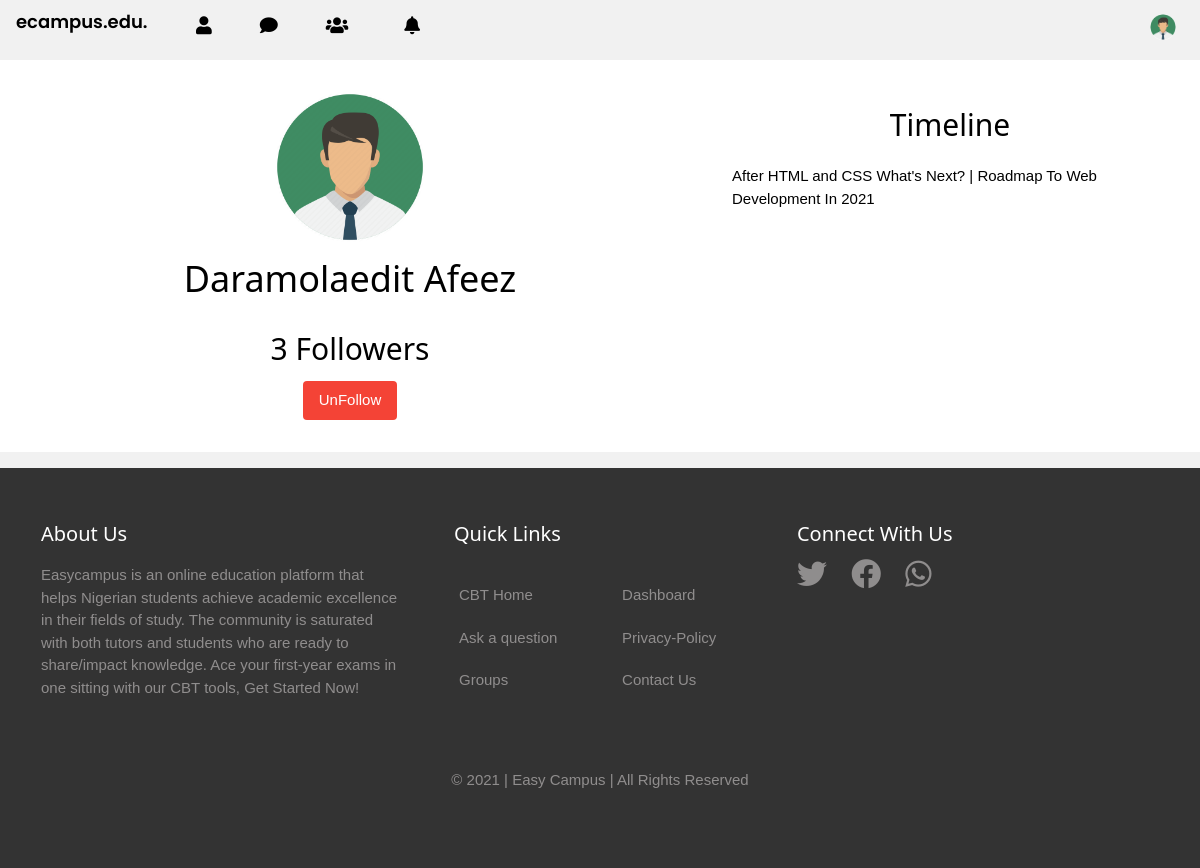
/accounts/users/darphiz/ (signed in), run on an earlier commit of the app's database.
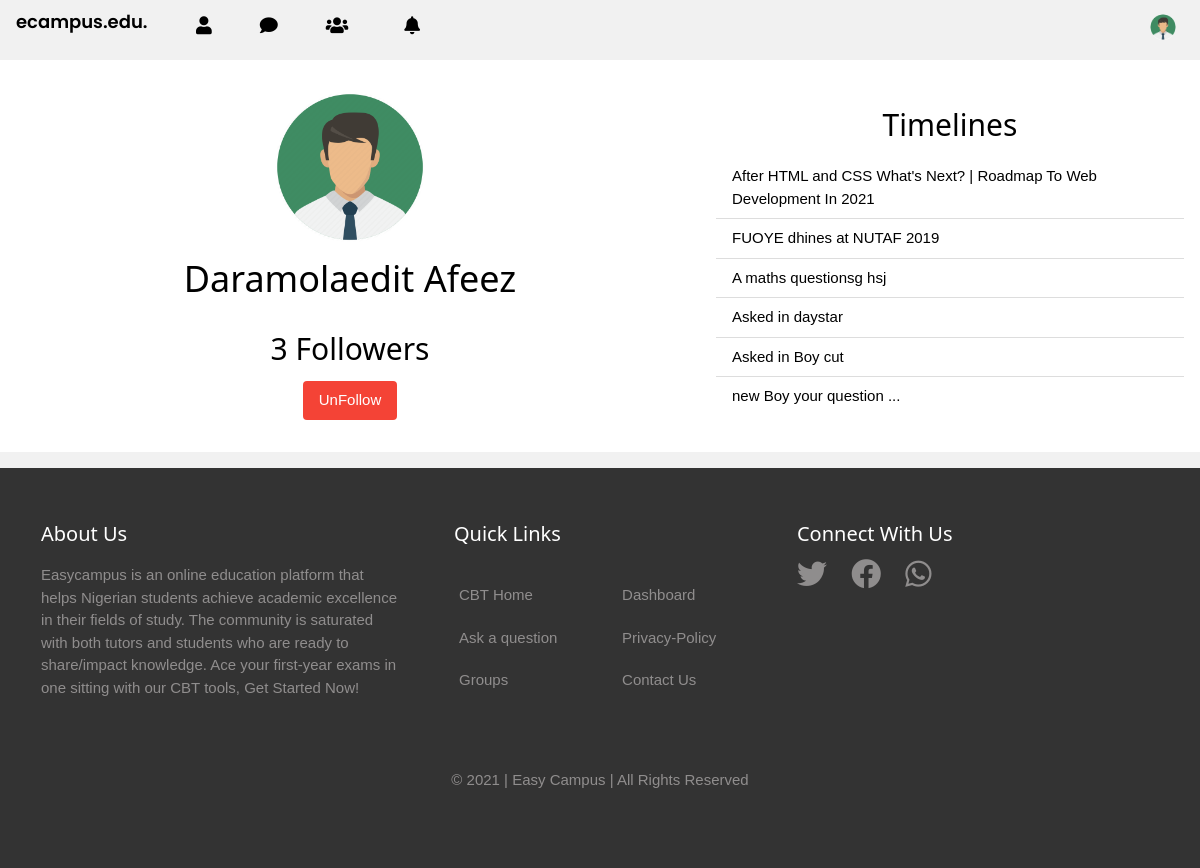
And on a later commit of the database.
### community/models.py (models this page shows, shortened)
class Quest(models.Model):
    TYPE_CHOICES = (
        ('article', 'Article'),
        ('question', 'Question'),
        ('link', 'Link'),
    )
    STATUS_CHOICES = (
        ('approved', 'Approved'),
        ('pending', 'Pending'),
        ('rejected', 'Rejected'),
    )
    title = models.CharField(max_length=250)
    slug = models.SlugField(max_length=250, unique=True, blank=True, null=True)
    asked_by = models.ForeignKey(User,
                                 on_delete=models.CASCADE,
                                 related_name='user', null=True,blank=True)
    body = models.TextField()
    date_asked = models.DateTimeField(auto_now_add=True)
    status = models.CharField(max_length=10,
                            choices=STATUS_CHOICES,
                            default='pending', blank=True,
                                     null=True)
    image_upload = models.ImageField(upload_to="QThumbnail", blank=True,
                                     null=True)
    tags = TagField()
    type = models.CharField(max_length=10,
                            choices=TYPE_CHOICES,
                            default='question')
    votes = models.ManyToManyField(User, related_name='vote_count',
                                   blank=True)
    class Meta:
        ordering = ('date_asked',)
        indexes = [models.Index(fields=[ 'date_asked', 'asked_by', 'title','tags'])]
    objects = models.Manager()  # The default manager.
    Approved = ApprovedManager()  # Our custom manager.
    Pending = PendingManager()
    def get_absolute_url(self):
        return reverse('question_detail',
                       kwargs={'pk': self.pk, 'slug': self.slug})

### accounts/views.py (the view)
# urls.py: path('users/<username>/', views.user_detail, name='user_detail'),
@login_required
def user_detail(request, username):
    user = get_object_or_404(User, username=username, is_active=True)
    timelines = Quest.Approved.filter(asked_by = user).select_related('asked_by')
    context = {'user': user, 'timelines' :timelines}
    return render(request, 'auth/user/detail.html',context)

### community/models.py (called while the page is built)
    def get_queryset(self):
        return super().get_queryset().filter(status="approved")

### templates/auth/user/detail.html (shortened to what this page needs)
{% extends "layout.html" %}
{% load static %}
{% load thumbnail %}
{% block content %}
<div class="w3-white w3-stretch w3-padding-32 w3-row">
    <div class="w3-col m7 s12" >
        <div class="w3-center">
            {% if user.userprofile.profile_photo %}
            {% thumbnail user.userprofile.profile_photo "150x150" crop="center" format="WEBP" as im %}
                <img src="{{im.url}}" class="w3-circle" height="{{im.height}}px" width="{{im.width}}px" alt="{{user.username}}'s Profile Pics">
          {% endthumbnail %}
            {% else %}
            <img src="{% static 'images/maleprofile.png' %}" class="w3-circle" width="150px" height="150px" alt="{{user.username}}'s Profile Pics">
          {% endif %}
            <h1>{{ user.get_full_name }}</h1>
        </div>
        <div class="w3-container w3-center">
        {% with total_followers=user.followers.count %}
            <h2 class="total"><span>{{ total_followers }}</span> Follower{{ total_followers|pluralize }}</h2>
            <a class=" follow w3-btn {% if request.user not in user.followers.all %}w3-blue{% else %}w3-red{% endif %} w3-round-medium" href="." data-id="{{ user.id }}" data-action="{% if request.user in user.followers.all %}un{% endif %}follow">
                {% if request.user not in user.followers.all %}
                    Follow
                {% else %}
                    UnFollow
                {% endif %}
            </a>
        {% endwith %}
        </div>
    </div>
    <div class=" w3-col m5 s12 w3-container">
        <h2 class="w3-center">Timeline{{timelines|pluralize}}</h2>
        <ul class="w3-ul w3-hoverable w3-margin-32">
        {% for timeline in timelines %}
            <li><a href="{{timeline.get_absolute_url}}">{{timeline.title}}</a></li>
        {% empty %}
        <li>{{user.get_full_name}} haven't asked any question yet...</li>
        {% endfor %}
        </ul>
    </div>
</div>
{% endblock %}

What changed in the data, as far as the page shows it:
now on this page (row edited): Quest: title "FUOYE dhines at NUTAF 2019"
now on this page (row edited): Quest: title "A maths questionsg hsj"
added Quest: title "Asked in daystar"
added Quest: title "Asked in Boy cut"
added Quest: title "new Boy your question ..."
